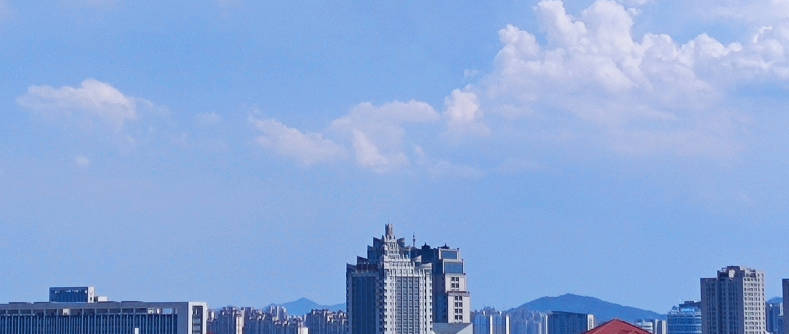
//> input picture 第1章、入门知识/02图像色彩空间转换/image.jpg, 789 x 334 px
$ ./main   (built with g++ and OpenCV 4)
//> lines starting //> are read from the running program, lines starting //| are printed output that depends on the picture
#include <iostream>

#include <opencv2/core/utils/logger.hpp>
#include <opencv2/opencv.hpp>

using namespace cv;
using namespace std;

int main(int argc, char const* argv[]) {
	utils::logging::setLogLevel(utils::logging::LOG_LEVEL_SILENT);

	Mat gray, hsv;
	Mat src = imread("image.jpg", IMREAD_COLOR); // B G R
//> src is the input picture: 334 rows x 789 cols, CV_8UC3; mean B, G, R 217.5, 168.6, 138.3

	if (src.empty()) {
		printf("could not load image¡­¡­\n");
		return -1;
	}


	cvtColor(src, gray, COLOR_BGR2HSV); // rgb -> gray
//> gray: 334 rows x 789 cols, CV_8UC3; mean H, S, V 109.2, 95.7, 217.5
	cvtColor(src, hsv, COLOR_BGR2GRAY);// rgb -> hsv [H:0-180 S¡¢V:0-255 ]
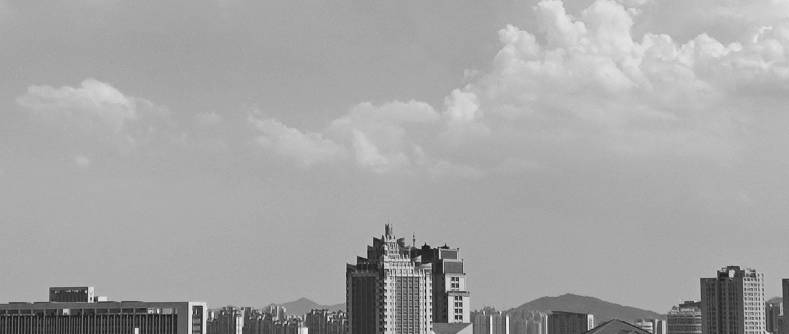
//> hsv: 334 rows x 789 cols, CV_8UC1; min 4, max 248, mean 165.1

	imshow("src", src);
	imshow("gray", gray);
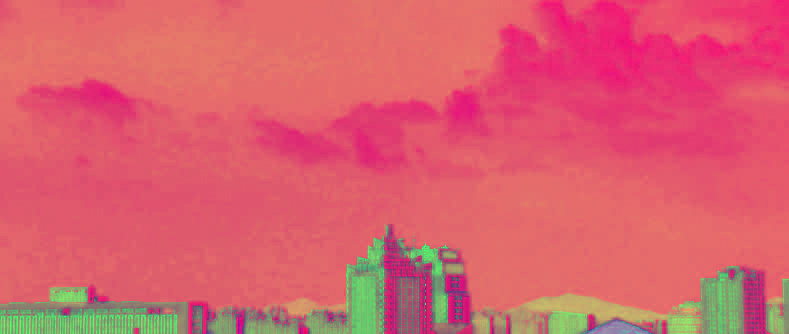
//> window 'gray': 334 rows x 789 cols, CV_8UC3; mean B, G, R 109.2, 95.7, 217.5
	imshow("hsv", hsv);

	imwrite("./gray.png", gray);
	imwrite("./hsv.png", hsv);

	waitKey(0);

	destroyAllWindows();

	return 0;
}
